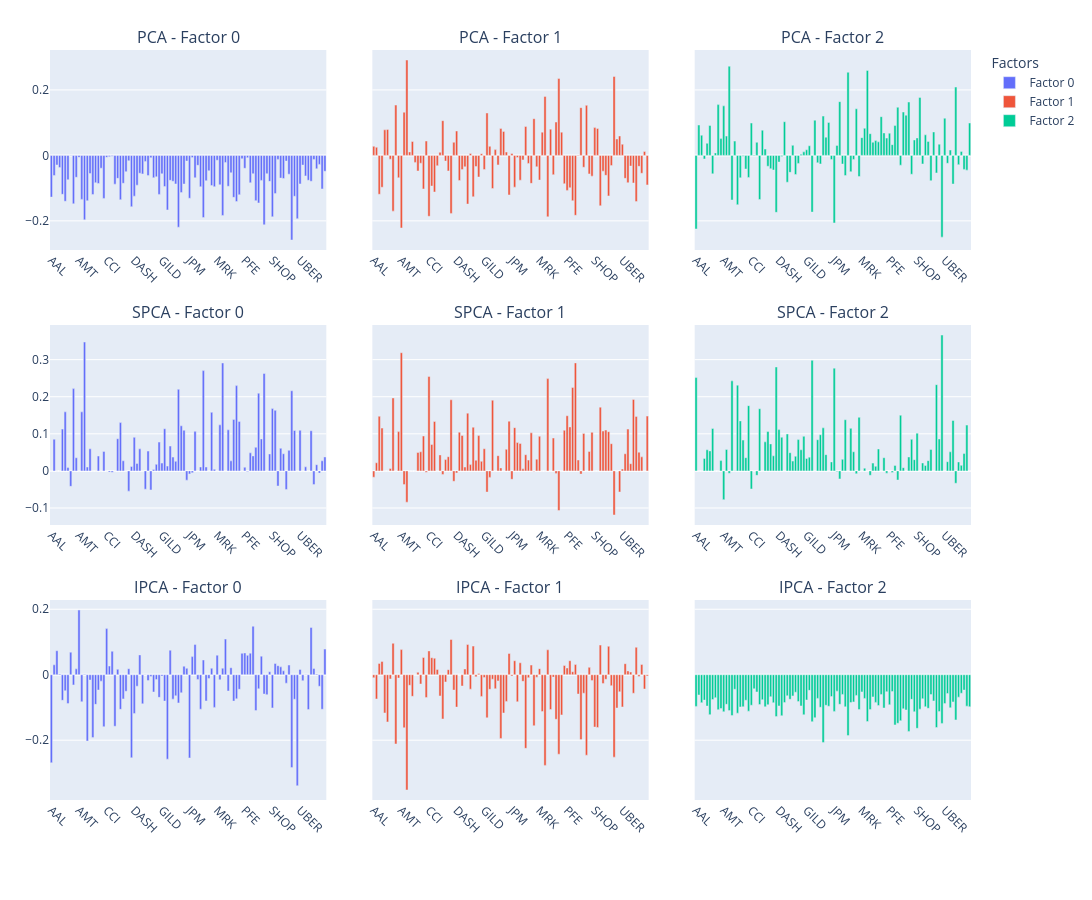

Here is the notebook cell this chart was saved with:
### Markdown cell above
*Plot: Factor Loadings*

### Code cell
import plotly.subplots as sp
import plotly.graph_objects as go
import pandas as pd
import numpy as np

loadings_pca = factor_loadings_pca[-1]
loadings_spca = factor_loadings_spca[-1]  
loadings_ipca = factor_loadings_ipca[-1]  

methods = {
    'PCA': loadings_pca,
    'SPCA': loadings_spca, 
    'IPCA': loadings_ipca
}
factor_names = ['Factor 0', 'Factor 1', 'Factor 2']
asset_names = data.columns  

fig = sp.make_subplots(
    rows=3, cols=3,
    subplot_titles=[f"{method} - {factor}" 
                  for method in methods 
                  for factor in factor_names],
    vertical_spacing=0.1,
    horizontal_spacing=0.05,
    shared_yaxes=True
)

colors = px.colors.qualitative.Plotly[:3]

for row_idx, (method, loadings) in enumerate(methods.items(), 1):
    for col_idx, factor_idx in enumerate(range(3), 1):
        weights = loadings[:, factor_idx]
        
        fig.add_trace(
            go.Bar(
                x=asset_names,
                y=weights,
                name=factor_names[factor_idx],
                marker_color=colors[factor_idx],
                showlegend=(row_idx == 1)
            ),
            row=row_idx,
            col=col_idx
        )

# Update layout
fig.update_layout(
    height=900,
    width=1200,
    barmode='group',
    legend_title_text='Factors',
    margin=dict(l=50, r=50, b=100, t=50)
)

# Format x-axes (show every 10th asset)
for i in range(1, 10):
    fig.update_xaxes(
        tickmode='array',
        tickvals=np.arange(0, 100, 10),
        ticktext=[asset_names[i] for i in np.arange(0, 100, 10)],
        tickangle=45,
        row=(i-1)//3 + 1,
        col=(i-1)%3 + 1
    )

fig.show()

### Figure 1 — Plotly figure (JSON) as saved in the notebook; plotly's stock layout.template omitted (floating-point values rounded to 4 significant figures)
{"data": [{"marker": {"color": "#636EFA"}, "name": "Factor 0", "showlegend": true, "type": "bar", "x": ["AAL", "AAPL", "ABBV", "ABT", "ADBE", "ADI", "ADP", "AEP", "AMD", "AMGN", "AMT", "AMZN", "AVGO", "AXP", "BA", "BAC", "BK", "BLK", "BMY", "CAT", "CCI", "CI", "CL", "CMCSA", "COST", "CRM", "CSCO", "CVX", "D", "DAL", "DASH", "DE", "DHR", "DIS", "DUK", "EA", "EXC", "FDX", "FIS", "GE", "GILD", "GOOGL", "GS", "HD", "HON", "IBM", "INTC", "INTU", "ISRG", "JNJ", "JPM", "KO", "LLY", "LMT", "LUV", "LYFT", "MA", "MDT", "META", "MMM", "MRK", "MSFT", "MU", "NEE", "NFLX", "NKE", "NOW", "NVDA", "ORCL", "PEP", "PFE", "PG", "PLD", "PSA", "PYPL", "QCOM", "REGN", "ROKU", "RTX", "SBUX", "SHOP", "SNAP", "SO", "SPGI", "SYK", "T", "TMO", "TSLA", "TXN", "UAL", "UBER", "UNH", "UPS", "V", "VRTX", "VZ", "WMT", "XOM", "ZM", "ZTS"], "xaxis": "x", "y": [-0.1275, -0.06136, -0.02939, -0.0373, -0.1189, -0.1403, -0.07439, 0.000618, -0.148, -0.06695, -0.006027, -0.1344, -0.197, -0.1385, -0.05553, -0.1198, -0.0835, -0.08591, -0.03922, -0.1315, -0.006034, -0.003808, -0.002568, -0.08798, -0.07019, -0.1354, -0.08528, -0.04964, -0.01661, -0.1569, -0.1246, -0.09103, -0.05459, -0.05656, -0.01846, -0.06182, -0.007091, -0.06827, -0.06554, -0.1193, -0.05645, -0.09526, -0.1667, -0.07625, -0.07913, -0.08731, -0.2194, -0.1137, -0.08765, -0.01738, -0.131, -0.006803, -0.06851, -0.03036, -0.09571, -0.1899, -0.07736, -0.04714, -0.09231, -0.09555, -0.01492, -0.0899, -0.1836, -0.0217, -0.09438, -0.05321, -0.1282, -0.141, -0.1203, -0.01013, -0.03948, -0.007151, -0.08358, -0.05601, -0.1383, -0.1453, -0.07647, -0.2122, -0.05592, -0.0794, -0.1877, -0.1168, -0.01221, -0.06931, -0.0707, -0.01753, -0.05745, -0.2585, -0.1249, -0.1935, -0.08722, -0.02973, -0.06261, -0.07607, -0.0791, -0.01282, -0.041, -0.02761, -0.1025, -0.04863], "yaxis": "y"}, {"marker": {"color": "#EF553B"}, "name": "Factor 1", "showlegend": true, "type": "bar", "x": ["AAL", "AAPL", "ABBV", "ABT", "ADBE", "ADI", "ADP", "AEP", "AMD", "AMGN", "AMT", "AMZN", "AVGO", "AXP", "BA", "BAC", "BK", "BLK", "BMY", "CAT", "CCI", "CI", "CL", "CMCSA", "COST", "CRM", "CSCO", "CVX", "D", "DAL", "DASH", "DE", "DHR", "DIS", "DUK", "EA", "EXC", "FDX", "FIS", "GE", "GILD", "GOOGL", "GS", "HD", "HON", "IBM", "INTC", "INTU", "ISRG", "JNJ", "JPM", "KO", "LLY", "LMT", "LUV", "LYFT", "MA", "MDT", "META", "MMM", "MRK", "MSFT", "MU", "NEE", "NFLX", "NKE", "NOW", "NVDA", "ORCL", "PEP", "PFE", "PG", "PLD", "PSA", "PYPL", "QCOM", "REGN", "ROKU", "RTX", "SBUX", "SHOP", "SNAP", "SO", "SPGI", "SYK", "T", "TMO", "TSLA", "TXN", "UAL", "UBER", "UNH", "UPS", "V", "VRTX", "VZ", "WMT", "XOM", "ZM", "ZTS"], "xaxis": "x2", "y": [0.02783, 0.02476, -0.1188, -0.09741, 0.07815, 0.07934, -0.01163, -0.1704, 0.1537, -0.06842, -0.2218, 0.1319, 0.2915, 0.01051, 0.04251, -0.02145, -0.04779, -0.0239, -0.1025, 0.04395, -0.1861, -0.09368, -0.1118, -0.03159, 0.009262, 0.1061, -0.01742, -0.04746, -0.1773, 0.03998, 0.07447, -0.07663, -0.04344, -0.035, -0.1487, 0.006058, -0.1265, -0.03398, -0.06611, 0.005268, -0.0431, 0.1297, 0.02755, -0.1013, 0.01761, -0.02914, 0.082, 0.07326, 0.0101, -0.1208, 0.00586, -0.09706, -0.006401, -0.07578, -0.01398, 0.08831, -0.0246, -0.0855, 0.1122, -0.03473, -0.07534, 0.07105, 0.1802, -0.1878, 0.08022, -0.05892, 0.102, 0.2348, 0.071, -0.08664, -0.107, -0.09885, -0.1384, -0.1831, -0.001587, 0.1459, -0.0362, 0.1529, -0.05662, -0.06344, 0.08496, 0.0823, -0.1539, -0.04829, -0.06099, -0.1237, -0.03127, 0.2411, 0.05024, 0.05935, 0.03409, -0.07023, -0.08335, -0.03259, -0.08429, -0.1411, -0.03352, -0.05473, 0.01181, -0.09015], "yaxis": "y2"}, {"marker": {"color": "#00CC96"}, "name": "Factor 2", "showlegend": true, "type": "bar", "x": ["AAL", "AAPL", "ABBV", "ABT", "ADBE", "ADI", "ADP", "AEP", "AMD", "AMGN", "AMT", "AMZN", "AVGO", "AXP", "BA", "BAC", "BK", "BLK", "BMY", "CAT", "CCI", "CI", "CL", "CMCSA", "COST", "CRM", "CSCO", "CVX", "D", "DAL", "DASH", "DE", "DHR", "DIS", "DUK", "EA", "EXC", "FDX", "FIS", "GE", "GILD", "GOOGL", "GS", "HD", "HON", "IBM", "INTC", "INTU", "ISRG", "JNJ", "JPM", "KO", "LLY", "LMT", "LUV", "LYFT", "MA", "MDT", "META", "MMM", "MRK", "MSFT", "MU", "NEE", "NFLX", "NKE", "NOW", "NVDA", "ORCL", "PEP", "PFE", "PG", "PLD", "PSA", "PYPL", "QCOM", "REGN", "ROKU", "RTX", "SBUX", "SHOP", "SNAP", "SO", "SPGI", "SYK", "T", "TMO", "TSLA", "TXN", "UAL", "UBER", "UNH", "UPS", "V", "VRTX", "VZ", "WMT", "XOM", "ZM", "ZTS"], "xaxis": "x3", "y": [-0.225, 0.09277, 0.06165, -0.01087, 0.03704, 0.09128, -0.05646, 0.007383, 0.1551, 0.05125, 0.1514, 0.05896, 0.2726, -0.1364, 0.04362, -0.1506, -0.06864, -0.002317, -0.04169, -0.06741, 0.09875, 0.0009481, 0.03986, -0.1347, 0.07709, 0.01929, -0.03318, -0.04048, -0.04466, -0.174, -0.02043, -0.003615, 0.1029, -0.08191, -0.05186, 0.03067, -0.05831, -0.02457, 0.003432, 0.01082, 0.01707, 0.02934, -0.1733, 0.1077, -0.02261, -0.02607, 0.12, 0.05573, 0.1006, -0.01284, -0.2065, 0.03055, 0.1643, -0.02641, -0.06174, 0.254, -0.0499, -0.01237, 0.1424, -0.06446, 0.05424, 0.08294, 0.2596, 0.06633, 0.04008, 0.04514, 0.0413, 0.1183, 0.06869, 0.05281, 0.06788, 0.03284, 0.09116, 0.147, -0.02988, 0.1325, 0.1228, 0.1631, -0.05757, 0.04716, 0.05336, 0.1772, -0.02616, 0.0628, 0.0428, -0.07724, 0.07168, -0.05356, 0.03423, -0.2498, 0.1136, -0.02418, 0.01627, -0.08761, 0.2088, -0.02831, 0.01226, -0.04275, -0.04509, 0.09895], "yaxis": "y3"}, {"marker": {"color": "#636EFA"}, "name": "Factor 0", "showlegend": false, "type": "bar", "x": ["AAL", "AAPL", "ABBV", "ABT", "ADBE", "ADI", "ADP", "AEP", "AMD", "AMGN", "AMT", "AMZN", "AVGO", "AXP", "BA", "BAC", "BK", "BLK", "BMY", "CAT", "CCI", "CI", "CL", "CMCSA", "COST", "CRM", "CSCO", "CVX", "D", "DAL", "DASH", "DE", "DHR", "DIS", "DUK", "EA", "EXC", "FDX", "FIS", "GE", "GILD", "GOOGL", "GS", "HD", "HON", "IBM", "INTC", "INTU", "ISRG", "JNJ", "JPM", "KO", "LLY", "LMT", "LUV", "LYFT", "MA", "MDT", "META", "MMM", "MRK", "MSFT", "MU", "NEE", "NFLX", "NKE", "NOW", "NVDA", "ORCL", "PEP", "PFE", "PG", "PLD", "PSA", "PYPL", "QCOM", "REGN", "ROKU", "RTX", "SBUX", "SHOP", "SNAP", "SO", "SPGI", "SYK", "T", "TMO", "TSLA", "TXN", "UAL", "UBER", "UNH", "UPS", "V", "VRTX", "VZ", "WMT", "XOM", "ZM", "ZTS"], "xaxis": "x4", "y": [0.0, 0.08542, 0.0, 0.0, 0.1127, 0.1593, 0.008964, -0.04169, 0.2219, 0.03545, 0.0, 0.1592, 0.3474, 0.01035, 0.05954, 0.0, 0.0, 0.04008, 0.0, 0.05263, 0.0, -0.003142, -0.00368, 0.0, 0.08678, 0.1303, 0.02731, 0.0, -0.05461, 0.01187, 0.09046, 0.02027, 0.05939, 0.0, -0.04939, 0.05354, -0.05148, 0.003645, 0.01762, 0.07766, 0.0211, 0.1137, 0.01286, 0.06705, 0.03722, 0.02582, 0.2199, 0.1216, 0.1096, -0.02501, -0.0082, -0.00503, 0.1066, 0.0, 0.01056, 0.2704, 0.01058, 0.0, 0.1579, 0.004099, 0.0, 0.1241, 0.291, 0.0, 0.1108, 0.02713, 0.1387, 0.23, 0.1334, 0.0, 0.009853, -0.001382, 0.04871, 0.04045, 0.06347, 0.2095, 0.08626, 0.2626, 0.0, 0.04567, 0.168, 0.1633, -0.04087, 0.0609, 0.04622, -0.05009, 0.05547, 0.2161, 0.1089, 0.0, 0.1095, 0.0, 0.01099, 0.0, 0.1084, -0.03692, 0.01676, -0.005998, 0.02724, 0.0377], "yaxis": "y4"}, {"marker": {"color": "#EF553B"}, "name": "Factor 1", "showlegend": false, "type": "bar", "x": ["AAL", "AAPL", "ABBV", "ABT", "ADBE", "ADI", "ADP", "AEP", "AMD", "AMGN", "AMT", "AMZN", "AVGO", "AXP", "BA", "BAC", "BK", "BLK", "BMY", "CAT", "CCI", "CI", "CL", "CMCSA", "COST", "CRM", "CSCO", "CVX", "D", "DAL", "DASH", "DE", "DHR", "DIS", "DUK", "EA", "EXC", "FDX", "FIS", "GE", "GILD", "GOOGL", "GS", "HD", "HON", "IBM", "INTC", "INTU", "ISRG", "JNJ", "JPM", "KO", "LLY", "LMT", "LUV", "LYFT", "MA", "MDT", "META", "MMM", "MRK", "MSFT", "MU", "NEE", "NFLX", "NKE", "NOW", "NVDA", "ORCL", "PEP", "PFE", "PG", "PLD", "PSA", "PYPL", "QCOM", "REGN", "ROKU", "RTX", "SBUX", "SHOP", "SNAP", "SO", "SPGI", "SYK", "T", "TMO", "TSLA", "TXN", "UAL", "UBER", "UNH", "UPS", "V", "VRTX", "VZ", "WMT", "XOM", "ZM", "ZTS"], "xaxis": "x5", "y": [-0.01705, 0.02187, 0.1473, 0.1153, 0.0, 0.0, 0.006412, 0.1968, 0.0, 0.106, 0.3187, -0.0369, -0.0844, 0.0, 0.0, 0.0, 0.04964, 0.05149, 0.09406, -0.003464, 0.2544, 0.07116, 0.1332, 0.0, 0.04319, -0.009835, 0.03059, 0.03826, 0.1917, -0.02803, -0.005364, 0.1044, 0.09543, 0.01035, 0.1557, 0.01695, 0.1178, 0.02859, 0.09519, 0.02579, 0.05981, -0.05722, -0.01753, 0.1907, 0.0, 0.04104, 0.008064, 0.0, 0.05804, 0.1342, -0.02272, 0.1166, 0.07642, 0.07415, 0.005451, 0.04358, 0.02907, 0.1026, -0.001015, 0.03163, 0.09334, 0.0, 0.0, 0.2489, 0.0, 0.08859, -0.006735, -0.1068, 0.0, 0.1095, 0.1488, 0.1186, 0.225, 0.2913, 0.02942, -0.008714, 0.1009, 0.0, 0.05223, 0.1041, 0.0, 0.0, 0.1719, 0.1075, 0.1102, 0.1058, 0.07335, -0.1189, 0.0, -0.05686, 0.004819, 0.04623, 0.1128, 0.01946, 0.1927, 0.1469, 0.05042, 0.03783, 0.0, 0.1477], "yaxis": "y5"}, {"marker": {"color": "#00CC96"}, "name": "Factor 2", "showlegend": false, "type": "bar", "x": ["AAL", "AAPL", "ABBV", "ABT", "ADBE", "ADI", "ADP", "AEP", "AMD", "AMGN", "AMT", "AMZN", "AVGO", "AXP", "BA", "BAC", "BK", "BLK", "BMY", "CAT", "CCI", "CI", "CL", "CMCSA", "COST", "CRM", "CSCO", "CVX", "D", "DAL", "DASH", "DE", "DHR", "DIS", "DUK", "EA", "EXC", "FDX", "FIS", "GE", "GILD", "GOOGL", "GS", "HD", "HON", "IBM", "INTC", "INTU", "ISRG", "JNJ", "JPM", "KO", "LLY", "LMT", "LUV", "LYFT", "MA", "MDT", "META", "MMM", "MRK", "MSFT", "MU", "NEE", "NFLX", "NKE", "NOW", "NVDA", "ORCL", "PEP", "PFE", "PG", "PLD", "PSA", "PYPL", "QCOM", "REGN", "ROKU", "RTX", "SBUX", "SHOP", "SNAP", "SO", "SPGI", "SYK", "T", "TMO", "TSLA", "TXN", "UAL", "UBER", "UNH", "UPS", "V", "VRTX", "VZ", "WMT", "XOM", "ZM", "ZTS"], "xaxis": "x6", "y": [0.2517, 0.0, 0.0, 0.03368, 0.05691, 0.05395, 0.1144, 0.0, 0.0, 0.02775, -0.0775, 0.05778, -0.006579, 0.2428, 0.000211, 0.2313, 0.1349, 0.08304, 0.03571, 0.176, -0.04868, 0.0, -0.01199, 0.1677, 0.0, 0.07834, 0.1064, 0.07282, 0.04069, 0.2803, 0.1113, 0.09074, 0.0, 0.09951, 0.04906, 0.02636, 0.0395, 0.0844, 0.05694, 0.09325, 0.03341, 0.03709, 0.2981, 0.0, 0.0841, 0.09751, 0.1161, 0.04382, 0.0, 0.02425, 0.2771, -0.001834, -0.02175, 0.03124, 0.138, 0.0, 0.1147, 0.05157, -0.007624, 0.1445, 0.0, 0.007334, 0.0, -0.01187, 0.02098, 0.01233, 0.05907, 0.0, 0.03556, -0.006136, 0.0, -0.004079, 0.01481, -0.02465, 0.1501, 0.008784, 0.0, 0.03763, 0.08506, 0.0303, 0.1016, 0.0, 0.02139, 0.01444, 0.02764, 0.05774, 0.0, 0.2325, 0.08617, 0.3665, 0.0, 0.02482, 0.05138, 0.1359, -0.03329, 0.02405, 0.0149, 0.04673, 0.1235, 0.0], "yaxis": "y6"}, {"marker": {"color": "#636EFA"}, "name": "Factor 0", "showlegend": false, "type": "bar", "x": ["AAL", "AAPL", "ABBV", "ABT", "ADBE", "ADI", "ADP", "AEP", "AMD", "AMGN", "AMT", "AMZN", "AVGO", "AXP", "BA", "BAC", "BK", "BLK", "BMY", "CAT", "CCI", "CI", "CL", "CMCSA", "COST", "CRM", "CSCO", "CVX", "D", "DAL", "DASH", "DE", "DHR", "DIS", "DUK", "EA", "EXC", "FDX", "FIS", "GE", "GILD", "GOOGL", "GS", "HD", "HON", "IBM", "INTC", "INTU", "ISRG", "JNJ", "JPM", "KO", "LLY", "LMT", "LUV", "LYFT", "MA", "MDT", "META", "MMM", "MRK", "MSFT", "MU", "NEE", "NFLX", "NKE", "NOW", "NVDA", "ORCL", "PEP", "PFE", "PG", "PLD", "PSA", "PYPL", "QCOM", "REGN", "ROKU", "RTX", "SBUX", "SHOP", "SNAP", "SO", "SPGI", "SYK", "T", "TMO", "TSLA", "TXN", "UAL", "UBER", "UNH", "UPS", "V", "VRTX", "VZ", "WMT", "XOM", "ZM", "ZTS"], "xaxis": "x7", "y": [-0.269, 0.03034, 0.07338, 0.002066, -0.07814, -0.04891, -0.08815, 0.0689, -0.03116, 0.01804, 0.1977, -0.08256, 0.001202, -0.2023, -0.01633, -0.1921, -0.0905, -0.04673, -0.01964, -0.1588, 0.1409, 0.02648, 0.07164, -0.1574, 0.01651, -0.1058, -0.07382, -0.05061, 0.01834, -0.2538, -0.1187, -0.03516, 0.06055, -0.08897, 0.000709, -0.01763, -0.005307, -0.05285, -0.01478, -0.06916, -0.004253, -0.08065, -0.258, 0.0749, -0.07459, -0.06441, -0.08607, -0.05519, 0.02605, 0.01954, -0.2542, 0.05537, 0.09218, -0.01447, -0.1053, 0.04504, -0.08014, -0.01181, 0.01971, -0.09981, 0.05964, -0.01573, 0.02, 0.1088, -0.04982, 0.02136, -0.08062, -0.07378, -0.04452, 0.06529, 0.06657, 0.05913, 0.06574, 0.1481, -0.1096, -0.04292, 0.05674, -0.05918, -0.06083, 0.009103, -0.1014, 0.03426, 0.02767, 0.02403, 0.01188, -0.02591, 0.02954, -0.2837, -0.07493, -0.3391, 0.01618, -0.01817, -0.0008845, -0.1066, 0.1444, 0.01892, 0.002076, -0.03524, -0.1056, 0.07834], "yaxis": "y7"}, {"marker": {"color": "#EF553B"}, "name": "Factor 1", "showlegend": false, "type": "bar", "x": ["AAL", "AAPL", "ABBV", "ABT", "ADBE", "ADI", "ADP", "AEP", "AMD", "AMGN", "AMT", "AMZN", "AVGO", "AXP", "BA", "BAC", "BK", "BLK", "BMY", "CAT", "CCI", "CI", "CL", "CMCSA", "COST", "CRM", "CSCO", "CVX", "D", "DAL", "DASH", "DE", "DHR", "DIS", "DUK", "EA", "EXC", "FDX", "FIS", "GE", "GILD", "GOOGL", "GS", "HD", "HON", "IBM", "INTC", "INTU", "ISRG", "JNJ", "JPM", "KO", "LLY", "LMT", "LUV", "LYFT", "MA", "MDT", "META", "MMM", "MRK", "MSFT", "MU", "NEE", "NFLX", "NKE", "NOW", "NVDA", "ORCL", "PEP", "PFE", "PG", "PLD", "PSA", "PYPL", "QCOM", "REGN", "ROKU", "RTX", "SBUX", "SHOP", "SNAP", "SO", "SPGI", "SYK", "T", "TMO", "TSLA", "TXN", "UAL", "UBER", "UNH", "UPS", "V", "VRTX", "VZ", "WMT", "XOM", "ZM", "ZTS"], "xaxis": "x8", "y": [-0.009109, -0.07403, 0.03453, 0.04077, -0.1169, -0.1442, -0.01286, 0.09594, -0.2117, -0.01017, 0.07676, -0.162, -0.3522, -0.03235, -0.06591, -0.0001377, 0.007511, -0.02838, 0.0526, -0.06953, 0.0728, 0.052, 0.05025, 0.01609, -0.06491, -0.1352, -0.02214, 0.0154, 0.1076, -0.04698, -0.09892, 2.777e-05, -0.03453, 0.01776, 0.0924, -0.04414, 0.08742, -0.006572, 0.004031, -0.06633, -0.008597, -0.1318, -0.04452, -0.01367, -0.04277, -0.01891, -0.1947, -0.1169, -0.08166, 0.06495, -0.003816, 0.04273, -0.08266, 0.0365, -0.02029, -0.2249, -0.008978, 0.02949, -0.1557, -0.00744, 0.01857, -0.1123, -0.2769, 0.07612, -0.1063, -0.007292, -0.1361, -0.2428, -0.1228, 0.02816, 0.02061, 0.04282, 0.00915, 0.03108, -0.05906, -0.1983, -0.05654, -0.2458, 0.0225, -0.01798, -0.1599, -0.1612, 0.0905, -0.0267, -0.01396, 0.08685, -0.03331, -0.2518, -0.1018, -0.05223, -0.09829, 0.03373, 0.01173, 0.008137, -0.05658, 0.08378, -0.005212, 0.03132, -0.04361, -0.00364], "yaxis": "y8"}, {"marker": {"color": "#00CC96"}, "name": "Factor 2", "showlegend": false, "type": "bar", "x": ["AAL", "AAPL", "ABBV", "ABT", "ADBE", "ADI", "ADP", "AEP", "AMD", "AMGN", "AMT", "AMZN", "AVGO", "AXP", "BA", "BAC", "BK", "BLK", "BMY", "CAT", "CCI", "CI", "CL", "CMCSA", "COST", "CRM", "CSCO", "CVX", "D", "DAL", "DASH", "DE", "DHR", "DIS", "DUK", "EA", "EXC", "FDX", "FIS", "GE", "GILD", "GOOGL", "GS", "HD", "HON", "IBM", "INTC", "INTU", "ISRG", "JNJ", "JPM", "KO", "LLY", "LMT", "LUV", "LYFT", "MA", "MDT", "META", "MMM", "MRK", "MSFT", "MU", "NEE", "NFLX", "NKE", "NOW", "NVDA", "ORCL", "PEP", "PFE", "PG", "PLD", "PSA", "PYPL", "QCOM", "REGN", "ROKU", "RTX", "SBUX", "SHOP", "SNAP", "SO", "SPGI", "SYK", "T", "TMO", "TSLA", "TXN", "UAL", "UBER", "UNH", "UPS", "V", "VRTX", "VZ", "WMT", "XOM", "ZM", "ZTS"], "xaxis": "x9", "y": [-0.09682, -0.06199, -0.08531, -0.07758, -0.09578, -0.1219, -0.07586, -0.07009, -0.1068, -0.1033, -0.1131, -0.09037, -0.1096, -0.1248, -0.04439, -0.1175, -0.09859, -0.09801, -0.078, -0.1113, -0.09327, -0.04315, -0.05275, -0.09121, -0.07635, -0.09801, -0.09164, -0.06703, -0.08554, -0.1279, -0.09549, -0.1251, -0.08509, -0.06426, -0.07505, -0.06467, -0.05349, -0.08199, -0.09529, -0.1223, -0.07718, -0.0478, -0.1433, -0.1313, -0.07226, -0.09941, -0.2072, -0.09345, -0.09624, -0.06668, -0.112, -0.05013, -0.09031, -0.06021, -0.09813, -0.186, -0.08496, -0.083, -0.06322, -0.1062, -0.05242, -0.07239, -0.1429, -0.1064, -0.06774, -0.08451, -0.09422, -0.06024, -0.1018, -0.0518, -0.09178, -0.05127, -0.1532, -0.1482, -0.1403, -0.1042, -0.1078, -0.1732, -0.07524, -0.113, -0.1637, -0.1052, -0.07326, -0.09786, -0.1026, -0.06053, -0.07996, -0.1613, -0.1123, -0.1488, -0.08816, -0.05737, -0.1011, -0.08303, -0.1381, -0.06845, -0.05652, -0.04695, -0.09608, -0.09788], "yaxis": "y9"}], "layout": {"annotations": [{"font": {"size": 16}, "showarrow": false, "text": "PCA - Factor 0", "x": 0.15, "xanchor": "center", "xref": "paper", "y": 1, "yanchor": "bottom", "yref": "paper"}, {"font": {"size": 16}, "showarrow": false, "text": "PCA - Factor 1", "x": 0.5, "xanchor": "center", "xref": "paper", "y": 1, "yanchor": "bottom", "yref": "paper"}, {"font": {"size": 16}, "showarrow": false, "text": "PCA - Factor 2", "x": 0.85, "xanchor": "center", "xref": "paper", "y": 1, "yanchor": "bottom", "yref": "paper"}, {"font": {"size": 16}, "showarrow": false, "text": "SPCA - Factor 0", "x": 0.15, "xanchor": "center", "xref": "paper", "y": 0.6333, "yanchor": "bottom", "yref": "paper"}, {"font": {"size": 16}, "showarrow": false, "text": "SPCA - Factor 1", "x": 0.5, "xanchor": "center", "xref": "paper", "y": 0.6333, "yanchor": "bottom", "yref": "paper"}, {"font": {"size": 16}, "showarrow": false, "text": "SPCA - Factor 2", "x": 0.85, "xanchor": "center", "xref": "paper", "y": 0.6333, "yanchor": "bottom", "yref": "paper"}, {"font": {"size": 16}, "showarrow": false, "text": "IPCA - Factor 0", "x": 0.15, "xanchor": "center", "xref": "paper", "y": 0.2667, "yanchor": "bottom", "yref": "paper"}, {"font": {"size": 16}, "showarrow": false, "text": "IPCA - Factor 1", "x": 0.5, "xanchor": "center", "xref": "paper", "y": 0.2667, "yanchor": "bottom", "yref": "paper"}, {"font": {"size": 16}, "showarrow": false, "text": "IPCA - Factor 2", "x": 0.85, "xanchor": "center", "xref": "paper", "y": 0.2667, "yanchor": "bottom", "yref": "paper"}], "barmode": "group", "height": 900, "legend": {"title": {"text": "Factors"}}, "margin": {"b": 100, "l": 50, "r": 50, "t": 50}, "width": 1200, "xaxis": {"anchor": "y", "domain": [0, 0.3], "tickangle": 45, "tickmode": "array", "ticktext": ["AAL", "AMT", "CCI", "DASH", "GILD", "JPM", "MRK", "PFE", "SHOP", "UBER"], "tickvals": [0, 10, 20, 30, 40, 50, 60, 70, 80, 90]}, "xaxis2": {"anchor": "y2", "domain": [0.35, 0.65], "tickangle": 45, "tickmode": "array", "ticktext": ["AAL", "AMT", "CCI", "DASH", "GILD", "JPM", "MRK", "PFE", "SHOP", "UBER"], "tickvals": [0, 10, 20, 30, 40, 50, 60, 70, 80, 90]}, "xaxis3": {"anchor": "y3", "domain": [0.7, 1], "tickangle": 45, "tickmode": "array", "ticktext": ["AAL", "AMT", "CCI", "DASH", "GILD", "JPM", "MRK", "PFE", "SHOP", "UBER"], "tickvals": [0, 10, 20, 30, 40, 50, 60, 70, 80, 90]}, "xaxis4": {"anchor": "y4", "domain": [0, 0.3], "tickangle": 45, "tickmode": "array", "ticktext": ["AAL", "AMT", "CCI", "DASH", "GILD", "JPM", "MRK", "PFE", "SHOP", "UBER"], "tickvals": [0, 10, 20, 30, 40, 50, 60, 70, 80, 90]}, "xaxis5": {"anchor": "y5", "domain": [0.35, 0.65], "tickangle": 45, "tickmode": "array", "ticktext": ["AAL", "AMT", "CCI", "DASH", "GILD", "JPM", "MRK", "PFE", "SHOP", "UBER"], "tickvals": [0, 10, 20, 30, 40, 50, 60, 70, 80, 90]}, "xaxis6": {"anchor": "y6", "domain": [0.7, 1], "tickangle": 45, "tickmode": "array", "ticktext": ["AAL", "AMT", "CCI", "DASH", "GILD", "JPM", "MRK", "PFE", "SHOP", "UBER"], "tickvals": [0, 10, 20, 30, 40, 50, 60, 70, 80, 90]}, "xaxis7": {"anchor": "y7", "domain": [0, 0.3], "tickangle": 45, "tickmode": "array", "ticktext": ["AAL", "AMT", "CCI", "DASH", "GILD", "JPM", "MRK", "PFE", "SHOP", "UBER"], "tickvals": [0, 10, 20, 30, 40, 50, 60, 70, 80, 90]}, "xaxis8": {"anchor": "y8", "domain": [0.35, 0.65], "tickangle": 45, "tickmode": "array", "ticktext": ["AAL", "AMT", "CCI", "DASH", "GILD", "JPM", "MRK", "PFE", "SHOP", "UBER"], "tickvals": [0, 10, 20, 30, 40, 50, 60, 70, 80, 90]}, "xaxis9": {"anchor": "y9", "domain": [0.7, 1], "tickangle": 45, "tickmode": "array", "ticktext": ["AAL", "AMT", "CCI", "DASH", "GILD", "JPM", "MRK", "PFE", "SHOP", "UBER"], "tickvals": [0, 10, 20, 30, 40, 50, 60, 70, 80, 90]}, "yaxis": {"anchor": "x", "domain": [0.7333, 1]}, "yaxis2": {"anchor": "x2", "domain": [0.7333, 1], "matches": "y", "showticklabels": false}, "yaxis3": {"anchor": "x3", "domain": [0.7333, 1], "matches": "y", "showticklabels": false}, "yaxis4": {"anchor": "x4", "domain": [0.3667, 0.6333]}, "yaxis5": {"anchor": "x5", "domain": [0.3667, 0.6333], "matches": "y4", "showticklabels": false}, "yaxis6": {"anchor": "x6", "domain": [0.3667, 0.6333], "matches": "y4", "showticklabels": false}, "yaxis7": {"anchor": "x7", "domain": [0, 0.2667]}, "yaxis8": {"anchor": "x8", "domain": [0, 0.2667], "matches": "y7", "showticklabels": false}, "yaxis9": {"anchor": "x9", "domain": [0, 0.2667], "matches": "y7", "showticklabels": false}}}
